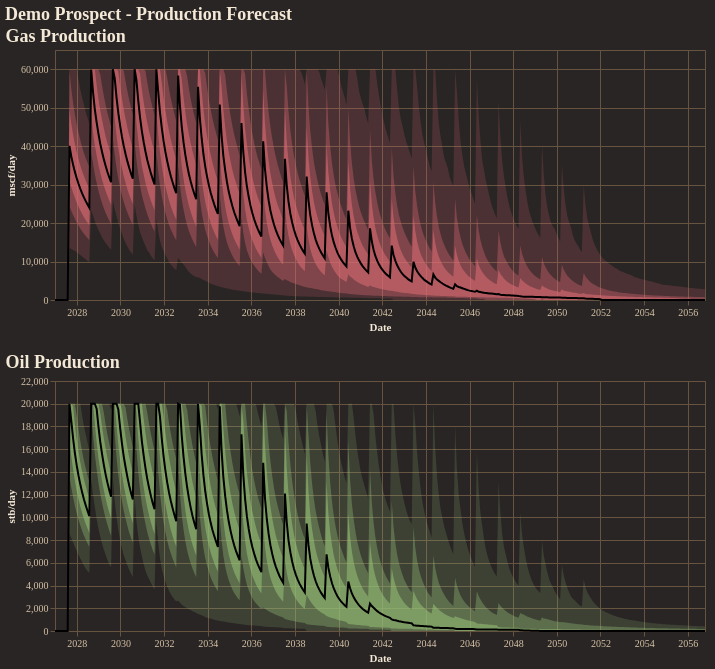

Notebook code for this chart:
### Code cell
fig = reporter.plotter.combined_production_plot(
    figsize=(650, 250),
    backend=PLOTTING_BACKEND
)
fig.show()

### Figure 1 — Vega-Lite specification as saved in the notebook (floating-point values rounded to 4 significant figures; data arrays with more than 128 entries replaced by an {"elided": "..."} marker saying what was removed)
{"config": {"background": "#292524", "view": {"fill": "#292524", "stroke": "#665340"}, "title": {"color": "#f4e9d7", "font": "Merriweather", "fontSize": 18, "fontWeight": 600, "subtitleColor": "#d5c2a6", "anchor": "start"}, "axis": {"domainColor": "#665340", "gridColor": "#665340", "tickColor": "#665340", "labelColor": "#d5c2a6", "titleColor": "#f4e9d7", "labelFont": "Merriweather", "titleFont": "Merriweather"}, "legend": {"titleColor": "#f4e9d7", "labelColor": "#d5c2a6", "labelFont": "Merriweather", "titleFont": "Merriweather", "orient": "top-right", "symbolType": "circle"}, "header": {"labelColor": "#d5c2a6", "titleColor": "#f4e9d7", "labelFont": "Merriweather", "titleFont": "Merriweather"}, "mark": {"color": "#c78d3b"}, "line": {"color": "#c78d3b"}, "bar": {"color": "#c78d3b"}, "point": {"color": "#ddb06d"}, "area": {"color": "#c78d3b", "opacity": 0.35}, "text": {"color": "#f4e9d7", "font": "Merriweather"}, "range": {"category": ["#5DA5DA", "#F28E2B", "#59C36A", "#E15759", "#B07AA1", "#4ECDC4", "#FF9DA7", "#EDC948"]}}, "vconcat": [{"layer": [{"mark": {"type": "area", "color": "rgba(224, 108, 117, 1.0)", "opacity": 0.18}, "encoding": {"tooltip": [{"field": "date", "title": "Date", "type": "temporal"}, {"field": "p01", "format": ",.2f", "title": "P01", "type": "quantitative"}, {"field": "p10", "format": ",.2f", "title": "P10", "type": "quantitative"}, {"field": "p25", "format": ",.2f", "title": "P25", "type": "quantitative"}, {"field": "p50", "format": ",.2f", "title": "P50", "type": "quantitative"}, {"field": "p75", "format": ",.2f", "title": "P75", "type": "quantitative"}, {"field": "p90", "format": ",.2f", "title": "P90", "type": "quantitative"}, {"field": "p99", "format": ",.2f", "title": "P99", "type": "quantitative"}], "x": {"field": "date", "title": "Date", "type": "temporal"}, "y": {"field": "p01", "title": "mscf/day", "type": "quantitative"}, "y2": {"field": "p99"}}}, {"mark": {"type": "area", "color": "rgba(224, 108, 117, 1.0)", "opacity": 0.35}, "encoding": {"tooltip": [{"field": "date", "title": "Date", "type": "temporal"}, {"field": "p01", "format": ",.2f", "title": "P01", "type": "quantitative"}, {"field": "p10", "format": ",.2f", "title": "P10", "type": "quantitative"}, {"field": "p25", "format": ",.2f", "title": "P25", "type": "quantitative"}, {"field": "p50", "format": ",.2f", "title": "P50", "type": "quantitative"}, {"field": "p75", "format": ",.2f", "title": "P75", "type": "quantitative"}, {"field": "p90", "format": ",.2f", "title": "P90", "type": "quantitative"}, {"field": "p99", "format": ",.2f", "title": "P99", "type": "quantitative"}], "x": {"field": "date", "title": "Date", "type": "temporal"}, "y": {"field": "p10", "title": "mscf/day", "type": "quantitative"}, "y2": {"field": "p90"}}}, {"mark": {"type": "area", "color": "rgba(224, 108, 117, 1.0)", "opacity": 0.55}, "encoding": {"tooltip": [{"field": "date", "title": "Date", "type": "temporal"}, {"field": "p01", "format": ",.2f", "title": "P01", "type": "quantitative"}, {"field": "p10", "format": ",.2f", "title": "P10", "type": "quantitative"}, {"field": "p25", "format": ",.2f", "title": "P25", "type": "quantitative"}, {"field": "p50", "format": ",.2f", "title": "P50", "type": "quantitative"}, {"field": "p75", "format": ",.2f", "title": "P75", "type": "quantitative"}, {"field": "p90", "format": ",.2f", "title": "P90", "type": "quantitative"}, {"field": "p99", "format": ",.2f", "title": "P99", "type": "quantitative"}], "x": {"field": "date", "title": "Date", "type": "temporal"}, "y": {"field": "p25", "title": "mscf/day", "type": "quantitative"}, "y2": {"field": "p75"}}}, {"mark": {"type": "line", "color": "black", "strokeWidth": 2}, "encoding": {"tooltip": [{"field": "date", "title": "Date", "type": "temporal"}, {"field": "p01", "format": ",.2f", "title": "P01", "type": "quantitative"}, {"field": "p10", "format": ",.2f", "title": "P10", "type": "quantitative"}, {"field": "p25", "format": ",.2f", "title": "P25", "type": "quantitative"}, {"field": "p50", "format": ",.2f", "title": "P50", "type": "quantitative"}, {"field": "p75", "format": ",.2f", "title": "P75", "type": "quantitative"}, {"field": "p90", "format": ",.2f", "title": "P90", "type": "quantitative"}, {"field": "p99", "format": ",.2f", "title": "P99", "type": "quantitative"}], "x": {"field": "date", "title": "Date", "type": "temporal"}, "y": {"field": "p50", "title": "mscf/day", "type": "quantitative"}}}], "data": {"name": "data-15e763b4bdd476dd968e9f54a5c5f898"}, "height": 250, "title": "Gas Production", "width": 650}, {"layer": [{"mark": {"type": "area", "color": "rgba(152, 195, 121, 1.0)", "opacity": 0.18}, "encoding": {"tooltip": [{"field": "date", "title": "Date", "type": "temporal"}, {"field": "p01", "format": ",.2f", "title": "P01", "type": "quantitative"}, {"field": "p10", "format": ",.2f", "title": "P10", "type": "quantitative"}, {"field": "p25", "format": ",.2f", "title": "P25", "type": "quantitative"}, {"field": "p50", "format": ",.2f", "title": "P50", "type": "quantitative"}, {"field": "p75", "format": ",.2f", "title": "P75", "type": "quantitative"}, {"field": "p90", "format": ",.2f", "title": "P90", "type": "quantitative"}, {"field": "p99", "format": ",.2f", "title": "P99", "type": "quantitative"}], "x": {"field": "date", "title": "Date", "type": "temporal"}, "y": {"field": "p01", "title": "stb/day", "type": "quantitative"}, "y2": {"field": "p99"}}}, {"mark": {"type": "area", "color": "rgba(152, 195, 121, 1.0)", "opacity": 0.35}, "encoding": {"tooltip": [{"field": "date", "title": "Date", "type": "temporal"}, {"field": "p01", "format": ",.2f", "title": "P01", "type": "quantitative"}, {"field": "p10", "format": ",.2f", "title": "P10", "type": "quantitative"}, {"field": "p25", "format": ",.2f", "title": "P25", "type": "quantitative"}, {"field": "p50", "format": ",.2f", "title": "P50", "type": "quantitative"}, {"field": "p75", "format": ",.2f", "title": "P75", "type": "quantitative"}, {"field": "p90", "format": ",.2f", "title": "P90", "type": "quantitative"}, {"field": "p99", "format": ",.2f", "title": "P99", "type": "quantitative"}], "x": {"field": "date", "title": "Date", "type": "temporal"}, "y": {"field": "p10", "title": "stb/day", "type": "quantitative"}, "y2": {"field": "p90"}}}, {"mark": {"type": "area", "color": "rgba(152, 195, 121, 1.0)", "opacity": 0.55}, "encoding": {"tooltip": [{"field": "date", "title": "Date", "type": "temporal"}, {"field": "p01", "format": ",.2f", "title": "P01", "type": "quantitative"}, {"field": "p10", "format": ",.2f", "title": "P10", "type": "quantitative"}, {"field": "p25", "format": ",.2f", "title": "P25", "type": "quantitative"}, {"field": "p50", "format": ",.2f", "title": "P50", "type": "quantitative"}, {"field": "p75", "format": ",.2f", "title": "P75", "type": "quantitative"}, {"field": "p90", "format": ",.2f", "title": "P90", "type": "quantitative"}, {"field": "p99", "format": ",.2f", "title": "P99", "type": "quantitative"}], "x": {"field": "date", "title": "Date", "type": "temporal"}, "y": {"field": "p25", "title": "stb/day", "type": "quantitative"}, "y2": {"field": "p75"}}}, {"mark": {"type": "line", "color": "black", "strokeWidth": 2}, "encoding": {"tooltip": [{"field": "date", "title": "Date", "type": "temporal"}, {"field": "p01", "format": ",.2f", "title": "P01", "type": "quantitative"}, {"field": "p10", "format": ",.2f", "title": "P10", "type": "quantitative"}, {"field": "p25", "format": ",.2f", "title": "P25", "type": "quantitative"}, {"field": "p50", "format": ",.2f", "title": "P50", "type": "quantitative"}, {"field": "p75", "format": ",.2f", "title": "P75", "type": "quantitative"}, {"field": "p90", "format": ",.2f", "title": "P90", "type": "quantitative"}, {"field": "p99", "format": ",.2f", "title": "P99", "type": "quantitative"}], "x": {"field": "date", "title": "Date", "type": "temporal"}, "y": {"field": "p50", "title": "stb/day", "type": "quantitative"}}}], "data": {"name": "data-b762e11956f5d0d4fa4ce6ef1881d340"}, "height": 250, "title": "Oil Production", "width": 650}], "title": "Demo Prospect - Production Forecast", "$schema": "https://vega.github.io/schema/vega-lite/v5.20.1.json", "datasets": {"data-15e763b4bdd476dd968e9f54a5c5f898": {"elided": "360 records"}, "data-b762e11956f5d0d4fa4ce6ef1881d340": {"elided": "360 records"}}}
